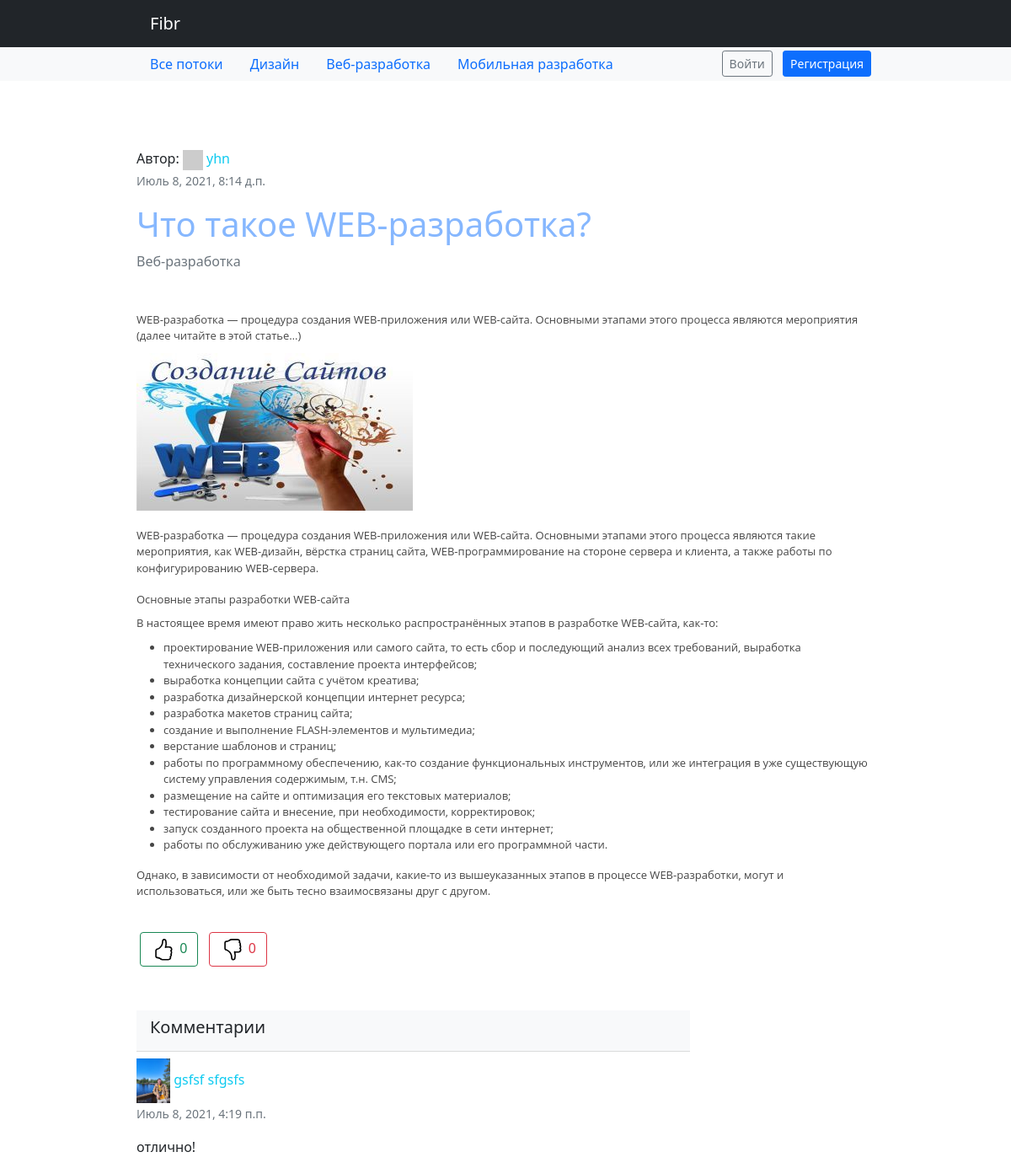
Before: /article/14/ (upper part) with the older database file.
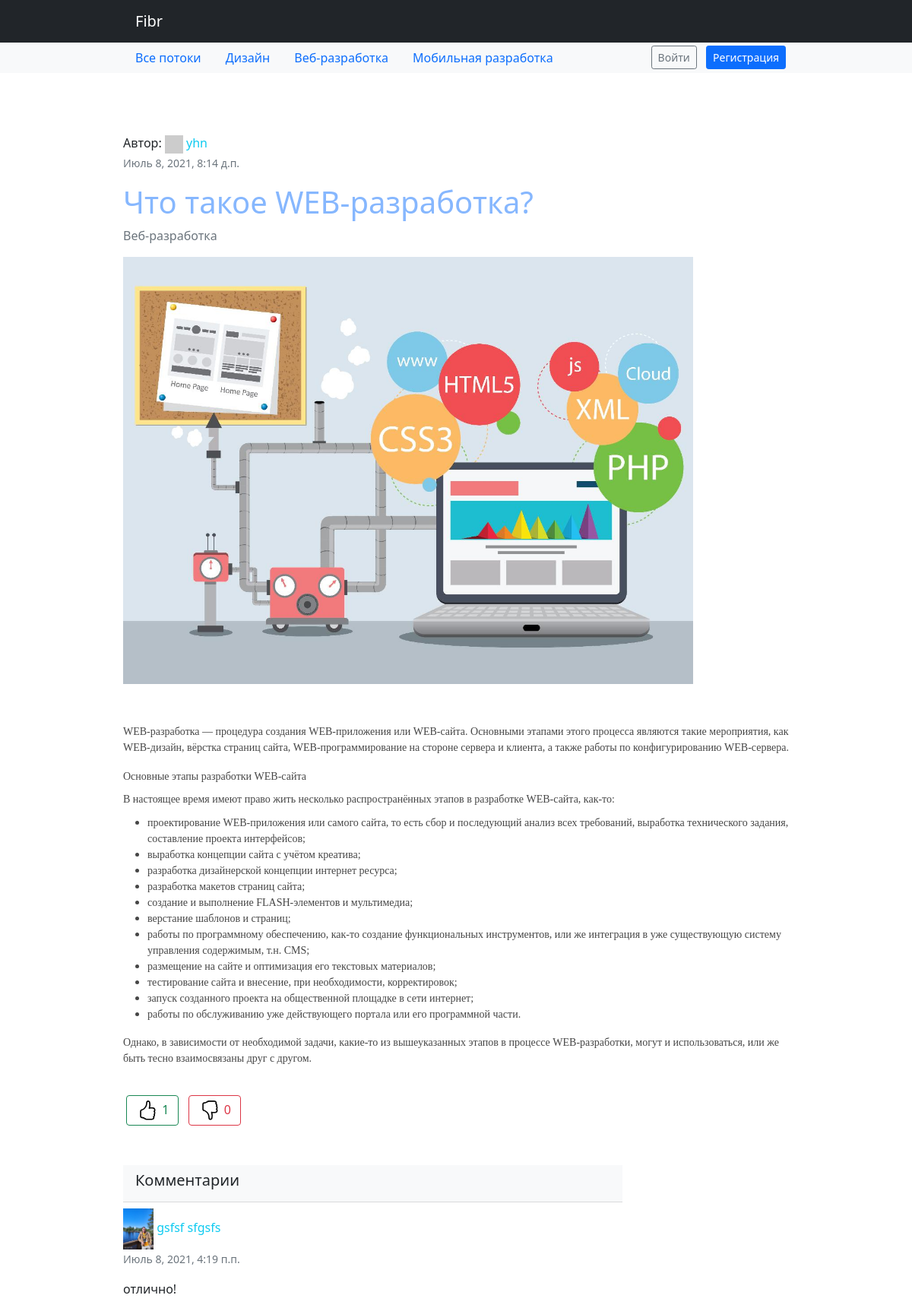
After: the same page with the newer database file.
### article/models.py (models this page shows, shortened)
class Article(models.Model):
    user = models.ForeignKey(User, on_delete=models.CASCADE)
    topic = models.ForeignKey(Topic, on_delete=models.CASCADE, verbose_name='Раздел')
    title = models.CharField(max_length=64, unique=True, verbose_name='Название')
    content = models.TextField(blank=True, verbose_name='Статья')
    image = models.ImageField(upload_to='article_images', blank=True, verbose_name='Фото')
    is_active = models.BooleanField(default=True, verbose_name='Активна', db_index=True)
    is_published = models.BooleanField(default=False, verbose_name='Опубликовать', db_index=True)
    created_at = models.DateTimeField(auto_now_add=True)
    updated_at = models.DateTimeField(auto_now=True)
    class Meta:
        verbose_name = 'Статья'
        verbose_name_plural = 'Статьи'
    def get_total_likes(self):
        likes = Like.objects.filter(article=self, is_liked=True)
        return len(likes)
    def get_total_dislikes(self):
        likes = Like.objects.filter(article=self, is_disliked=True)
        return len(likes)

### authapp/models.py (models this page shows, shortened)
class User(AbstractUser):
    image = models.ImageField(upload_to='users_avatars', blank=True, default='users_avatars/default.jpg')
    birthday = models.DateField(blank=True, null=True)
    def __str__(self):
        return self.username

### hub/models.py (models this page shows)
class Topic(models.Model):
    name = models.CharField(max_length=64)
    short_description = models.TextField(blank=True)
    class Meta:
        verbose_name = 'Тематика'
        verbose_name_plural = 'Тематики'
    def __str__(self):
        return self.name

### article/views.py (the view)
# urls.py: path('<int:pk>/', article.ArticleView.as_view(), name='article'),
class ArticleView(DetailView):
    model = Article
    template_name = 'article/article.html'
    def get_context_data(self, **kwargs):
        context = super().get_context_data(**kwargs)
        context['articles'] = Article.objects.filter(topic=self.kwargs.get('pk'))
        context['comments'] = Comment.objects.filter(article=self.kwargs.get('pk'))
        return context

### article/models.py (called while the page is built)
    @property
    def get_author_name(self):
        author_name = self.user.get_full_name()
        return author_name

    @property
    def get_author_avatar(self):
        author_avatar = self.user.image
        return author_avatar

### context_processor.py (called while the page is built)
def topic_list(request):
    return {"topic_list": Topic.objects.all()}

### article/templates/article/article.html (shortened to what this page needs)
{% extends 'article/base.html' %}
{% load static %}
{% block content %}
    <div class="container w-75">
        <header class="accordion-header">
            Автор: <a href="user" class="text-info" title="Автор публикации" style="text-decoration: none;">
            <img src="http://placehold.it/30X30" width="24" height="24" class="img-fluid" alt="img">
            <span class="text">{{ article.user }}</span>
        </a>
            <p class="timelist text-muted"><small>{{ article.created_at }}</small></p>
        </header>
        <div class="col-sm-12 w-75">
            <h1 class="card-title text" style="color: #86b7fe; cursor: default">
                {{ article.title }}</h1>
            <p class="text-muted"> {{ article.topic }}
            </p>
            <div class="col-sm-4">{% if article.image %}
                <img src="{{ article.image.url }}" class="img-responsive" alt="img" width="750">
            {% endif %}
            </div>
        </div>
        <p class="text w-75 pt-3"
           style="line-height: 1.70;font-size: 18px;overflow-wrap: break-word;"> {{ article.content | safe }}</p>
        <div class="panel-heading w-75 mt-4">
            <form action="{% url 'article:like_article' article.pk %}" method="POST">
                <button class="btn btn-outline-success m-1" type="submit" name="like_action" value="like">
                    {{ article.get_total_likes }}</button>
                <button class="btn btn-outline-danger m-1" type="submit" name="like_action" value="dislike">
                    {{ article.get_total_dislikes }}</button>
            </form>
        </div>
        <div class="card-header mt-5 w-75 bg-light">
            <p class="h5"> Комментарии</p>
        </div>
        {% for comment in comments %}
            <header class="accordion-header mt-2 w-75">
                <a href="user" class="text-info" title="Автор публикации" style="text-decoration: none;">
                    <img src="/media/{{ comment.get_author_avatar }}" width="40" height="40" class="img-fluid"
                         alt="img">
                    <span class="text">{{ comment.get_author_name }}</span>
                </a>
                <p class="timelist text-muted"><small>{{ comment.created_at }}</small></p>
            </header>
            <div class="media-list media-bordered mt-2 w-75">
                <div class="media">
                    <div class="media-body">
                        {{ comment.text }}
                    </div>
                </div>
            </div>
        {% endfor %}
    </div>
{% endblock %}

Changed rows visible on the page:
changed Article "Что такое WEB-разработка?": image: picture added; content "…этапами этого процесса являются мероприятия (далее читайте в этой статье…) WEB-разработка — процедура создания WEB-приложения или WEB-сайта. Основными этапами этого процесса являются такие мероприятия, как WEB-дизайн,…" → "…этапами этого процесса являются такие мероприятия, как WEB-дизайн,…"; get_total_likes "0" → "1"; content: picture removed
